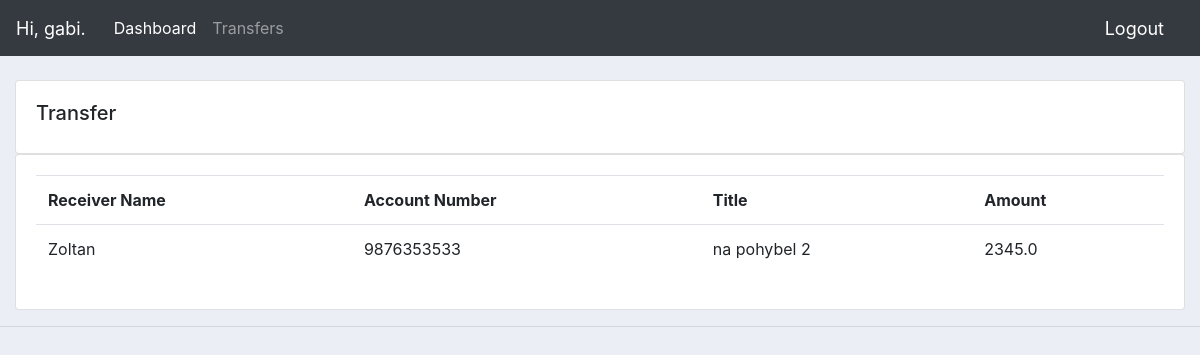
The page /send_back_transfer/ (signed in) on the database its author committed.
### accounts/models.py (models this page shows, shortened)
class Transfer(models.Model):
    customer = models.ForeignKey(settings.AUTH_USER_MODEL, null=True, on_delete=models.SET_NULL)
    receiver_name = models.CharField(max_length=200, null=True)
    account_number = models.CharField(max_length=26, null=True)  # TODO
    title = models.CharField(max_length=200, null=True)
    amount = models.FloatField(null=True)  # TODO
    date_created = models.DateTimeField(auto_now_add=True, null=True)

### accounts/views.py (the view)
# urls.py: path('send_back_transfer/', views.sendBackTransfer, name="send_back_transfer"),
@login_required(login_url='login')
def sendBackTransfer(request):
    print('inside!!!!!!!!!!!!!!!!!!')
    transfers = []
    for item in Transfer.objects.all():
        if item.customer_id == request.user.id:  # ?
            transfers.append(item)
    transfer = transfers[-1]
    context = {
        'post': transfer
    }
    return render(request, 'accounts/transfer_sent_back.html', context)

### accounts/templates/accounts/transfer_sent_back.html
{%  extends 'accounts/main.html' %}
{% block content %}
<br>
<div class="row">
    <div class="col-md">
        <div class="card card-body">
            <h5>Transfer</h5>
        </div>
        <div class="card card-body">
            <table class="table">
                <tr>
                    <th>Receiver Name</th>
                    <th>Account Number</th>
                    <th>Title</th>
                    <th>Amount</th>
                </tr>
                <tr>
                    <td>{{post.receiver_name}}</td>
                    <td id="id_account_number" class="account_number_class">{{post.account_number}}</td>
                    <td>{{post.title}}</td>
                    <td>{{post.amount}}</td>
                </tr>
            </table>
        </div>
    </div>
</div>
{% endblock content %}

### accounts/templates/accounts/navbar.html (shortened to what this page needs)
{% load static %}
<nav class="navbar navbar-expand-lg navbar-dark bg-dark">
    <span class="hello-msg">Hi, {{request.user}}.</span>
    <div class="collapse navbar-collapse" id="navbarNav">
        <ul class="navbar-nav">
            <li class="nav-item active">
                <a class="nav-link" href="{% url 'home' %}">Dashboard</a>
            </li>
            <li class="nav-item">
                <a class="nav-link" href="{% url 'products' %}">Transfers</a>
            </li>
        </ul>
    </div>
    <span ><a class="hello-msg" href="{% url 'logout' %}">Logout</a></span>
</nav>

### static/css/main.css (style rules this page uses)
body { background-color: #ebeff5; }

### accounts/templates/accounts/navbar.html (style rules this page uses)
.hello-msg { font-size: 18px; color: white; margin-right: 20px; }

### rows shown on the page
Transfer: receiver_name "Zoltan", account_number "9876353533", title "na pohybel 2", amount "2345.0"

### other values the page prints
{{ request.user }} "gabi"
